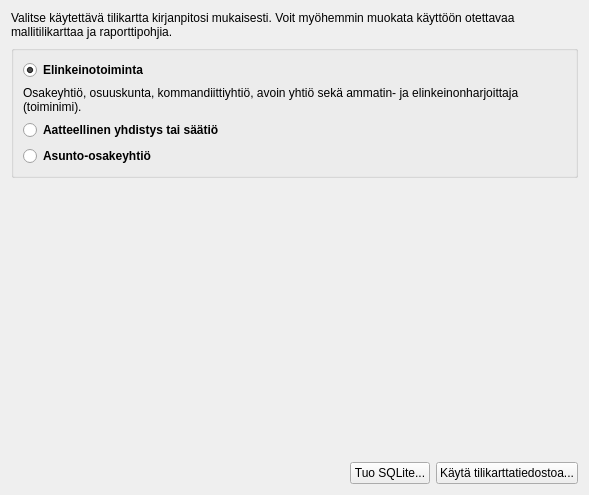
<?xml version="1.0" encoding="UTF-8"?>
<ui version="4.0">
 <class>UusiTilikartta</class>
 <widget class="QWidget" name="UusiTilikartta">
  <property name="geometry">
   <rect>
    <x>0</x>
    <y>0</y>
    <width>589</width>
    <height>495</height>
   </rect>
  </property>
  <property name="windowTitle">
   <string>Form</string>
  </property>
  <layout class="QVBoxLayout" name="verticalLayout_2">
   <item>
    <widget class="QLabel" name="label">
     <property name="text">
      <string>&lt;html&gt;&lt;head/&gt;&lt;body&gt;&lt;p&gt;Valitse käytettävä tilikartta kirjanpitosi mukaisesti. Voit myöhemmin muokata käyttöön otettavaa mallitilikarttaa ja raporttipohjia.&lt;/p&gt;&lt;/body&gt;&lt;/html&gt;</string>
     </property>
     <property name="wordWrap">
      <bool>true</bool>
     </property>
    </widget>
   </item>
   <item>
    <widget class="QGroupBox" name="groupBox">
     <property name="title">
      <string/>
     </property>
     <layout class="QVBoxLayout" name="verticalLayout">
      <item>
       <widget class="QRadioButton" name="elinkeinoRadio">
        <property name="enabled">
         <bool>true</bool>
        </property>
        <property name="font">
         <font>
          <weight>75</weight>
          <bold>true</bold>
         </font>
        </property>
        <property name="text">
         <string>Elinkeinotoiminta</string>
        </property>
        <property name="checked">
         <bool>true</bool>
        </property>
       </widget>
      </item>
      <item>
       <widget class="QLabel" name="label_2">
        <property name="enabled">
         <bool>true</bool>
        </property>
        <property name="text">
         <string>&lt;html&gt;&lt;head/&gt;&lt;body&gt;&lt;p&gt;Osakeyhtiö, osuuskunta, kommandiittiyhtiö, avoin yhtiö sekä ammatin- ja elinkeinonharjoittaja (toiminimi).&lt;/p&gt;&lt;/body&gt;&lt;/html&gt;</string>
        </property>
        <property name="wordWrap">
         <bool>true</bool>
        </property>
       </widget>
      </item>
      <item>
       <widget class="QRadioButton" name="yhdistysButton">
        <property name="font">
         <font>
          <weight>75</weight>
          <bold>true</bold>
         </font>
        </property>
        <property name="text">
         <string>Aatteellinen yhdistys tai säätiö</string>
        </property>
        <property name="checked">
         <bool>false</bool>
        </property>
       </widget>
      </item>
      <item>
       <widget class="QRadioButton" name="asoyButton">
        <property name="font">
         <font>
          <weight>75</weight>
          <bold>true</bold>
         </font>
        </property>
        <property name="text">
         <string>Asunto-osakeyhtiö</string>
        </property>
       </widget>
      </item>
     </layout>
    </widget>
   </item>
   <item>
    <spacer name="verticalSpacer">
     <property name="orientation">
      <enum>Qt::Vertical</enum>
     </property>
     <property name="sizeHint" stdset="0">
      <size>
       <width>20</width>
       <height>133</height>
      </size>
     </property>
    </spacer>
   </item>
   <item>
    <layout class="QHBoxLayout" name="horizontalLayout">
     <item>
      <spacer name="horizontalSpacer">
       <property name="orientation">
        <enum>Qt::Horizontal</enum>
       </property>
       <property name="sizeHint" stdset="0">
        <size>
         <width>40</width>
         <height>20</height>
        </size>
       </property>
      </spacer>
     </item>
     <item>
      <widget class="QPushButton" name="sqliteNappi">
       <property name="text">
        <string>Tuo SQLite...</string>
       </property>
       <property name="icon">
        <iconset resource="../pic/pic.qrc">
         <normaloff>:/pic/avaatiedosto.png</normaloff>:/pic/avaatiedosto.png</iconset>
       </property>
      </widget>
     </item>
     <item>
      <widget class="QPushButton" name="tiedostoNappi">
       <property name="text">
        <string>Käytä tilikarttatiedostoa...</string>
       </property>
       <property name="icon">
        <iconset resource="../pic/pic.qrc">
         <normaloff>:/pic/avaatiedosto.png</normaloff>:/pic/avaatiedosto.png</iconset>
       </property>
      </widget>
     </item>
    </layout>
   </item>
  </layout>
 </widget>
 <resources>
  <include location="../pic/pic.qrc"/>
 </resources>
 <connections/>
</ui>
